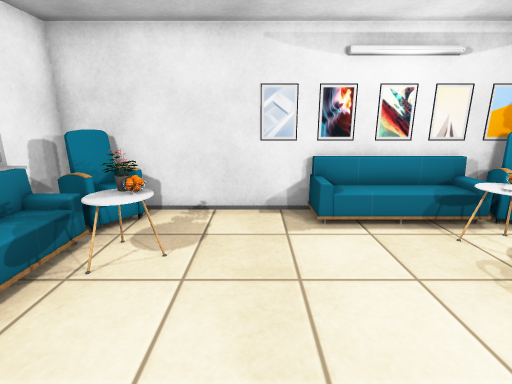
[1] (above)

12 first-person views from a walk through a scene from a Unity 3-D project. The camera is 1.3 m above the floor, tilts 14° down and sees 85° across. Doors are open. The floor is counted in squares, 0.5 m on a side. Each view is taken from the middle of a square. On the plan, view 1 faces up. The plan holds only what a view shows up to about 19 squares ahead; the rest is blank. The player character is not drawn. Some surface patterns are stand-ins.

[2]
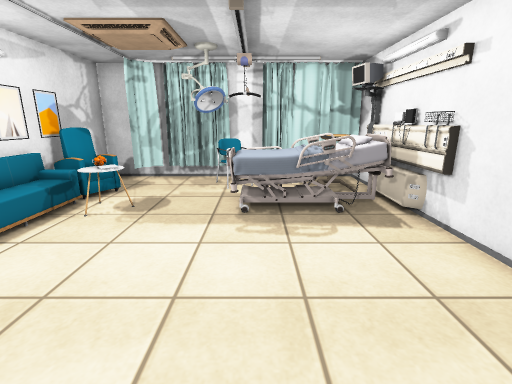

[3]
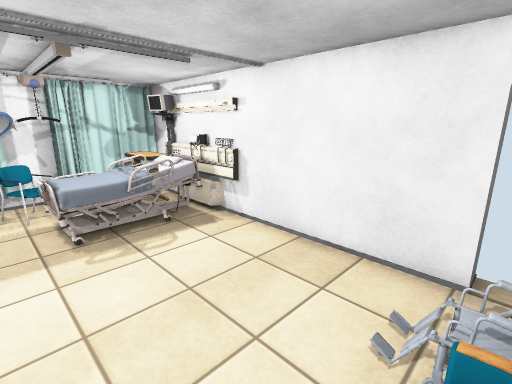

[4]
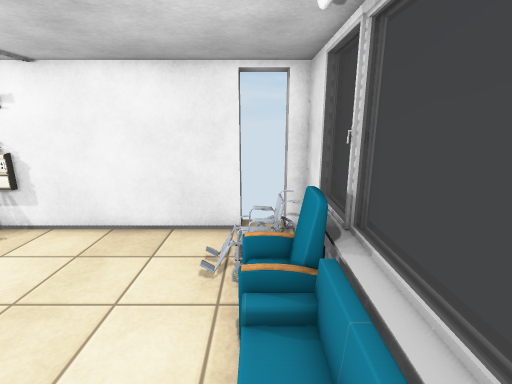

[5]
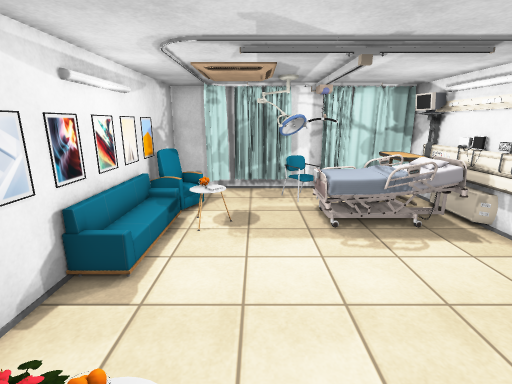

[6]
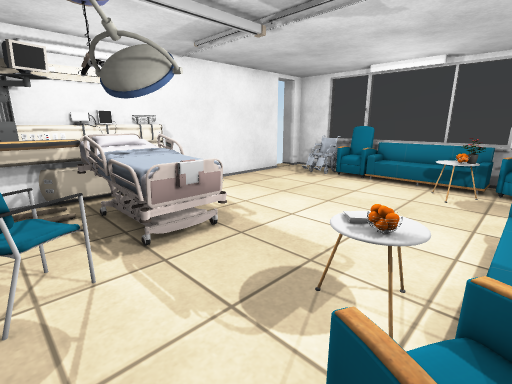

[7]
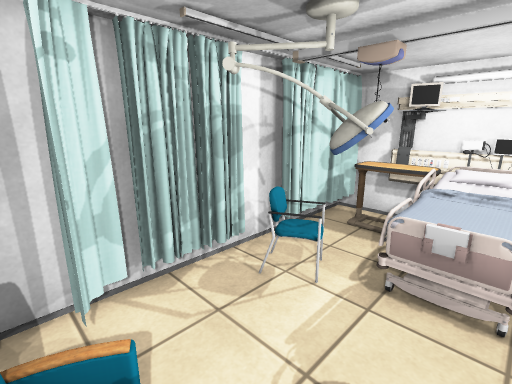

[8]
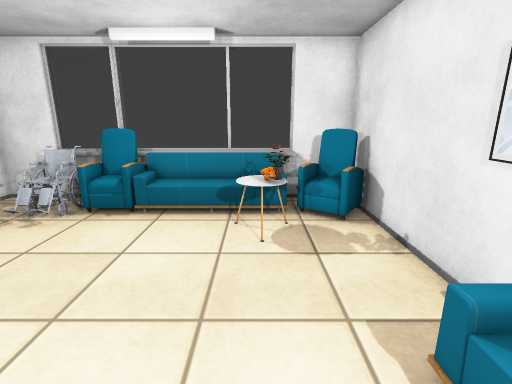

[9]
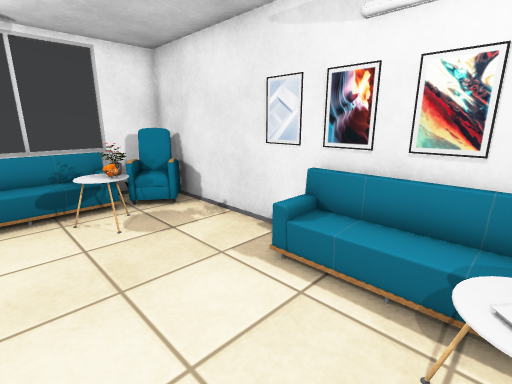

[10]
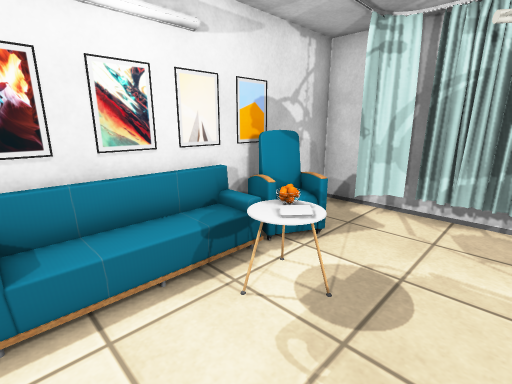

[11]
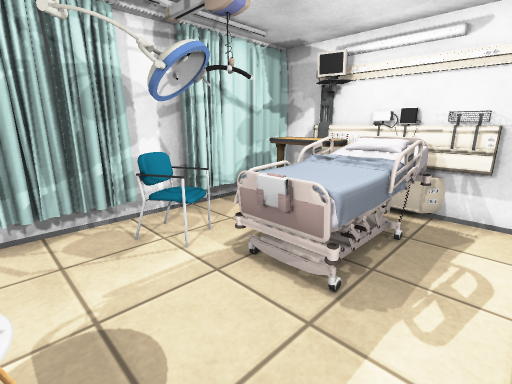

[12]
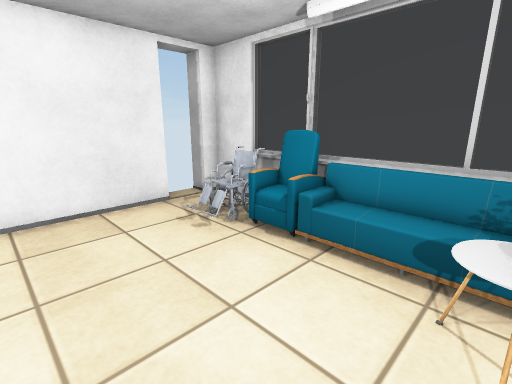

### Floor plan
Key: @ floor where view 1 was taken; # wall or solid block; . floor; / step, stairs or slope; D open door; = window, fence, low wall or low ledge; L lamp; P painting; S sofa; A plant; T table; C curtain; H chair; B bed; O other object.
Columns run from 6 left of view 1 to 11 right of it. Each row starts with its distance up from view 1.
  8 ##O########LPP####
  7 #OOO....S///OOO..#
  6 # OAT......OOO..C#
  5 # /AO......=T....#
  4 ##//.............#
  3 ##/..........L.H.#
  2 ##S........BBLHHC#
  1 #OO........BBB.HC#
  0 #OO...@....BBB..C#
 -1 #OO........BBB..C#
 -2 #OO........BBTTTC
 -3 # ........ BBTTTC
 -4 #DDD#############

Where each view was taken, in squares from view 1:
view 1: 0 up, 0 right, facing up
view 2: 1 up, 3 left, facing right
view 3: 3 up, 4 left, facing down-right
view 4: 5 up, 4 left, facing down
view 5: 4 up, 4 left, facing right
view 6: 7 up, 9 right, facing down-left
view 7: 7 up, 5 right, facing down-right
view 8: 5 up, 4 right, facing left
view 9: 3 up, 5 right, facing up-left
view 10: 3 up, 2 right, facing up-right
view 11: 5 up, 3 right, facing down-right
view 12: 5 up, 1 right, facing down-left
